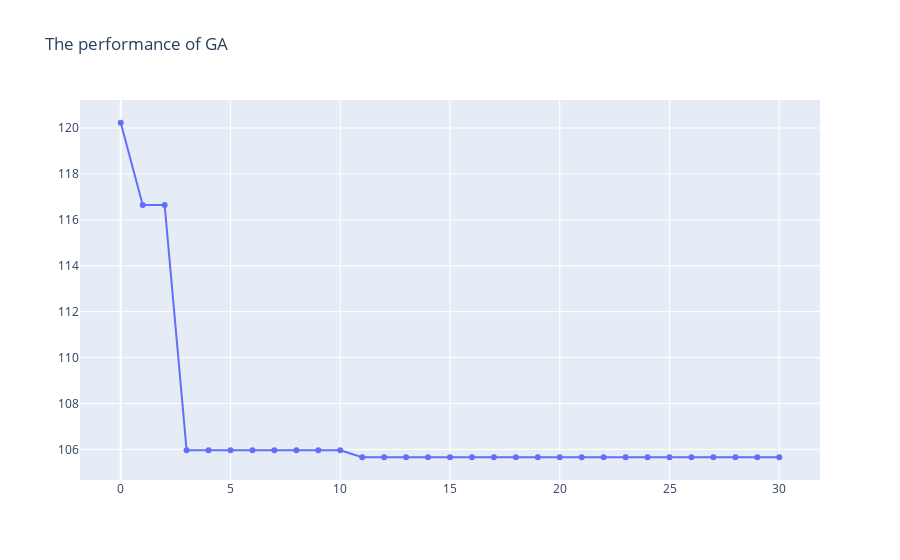

Notebook source saved alongside this figure:
### Code cell
gen = log.select("gen")
fit_mins = log.select("min")
import plotly.graph_objects as go
import numpy as np

x = np.arange(10)

fig = go.Figure(data=go.Scatter(x=gen, y=fit_mins, mode='lines+markers'))
fig.update_layout(title='The performance of GA')
fig.show()

### Figure 1 — Plotly figure (JSON) as saved in the notebook; plotly's stock layout.template omitted (floating-point values rounded to 4 significant figures)
{"data": [{"mode": "lines+markers", "type": "scatter", "x": [0, 1, 2, 3, 4, 5, 6, 7, 8, 9, 10, 11, 12, 13, 14, 15, 16, 17, 18, 19, 20, 21, 22, 23, 24, 25, 26, 27, 28, 29, 30], "y": [120.2, 116.6, 116.6, 106.0, 106.0, 106.0, 106.0, 106.0, 106.0, 106.0, 106.0, 105.7, 105.7, 105.7, 105.7, 105.7, 105.7, 105.7, 105.7, 105.7, 105.7, 105.7, 105.7, 105.7, 105.7, 105.7, 105.7, 105.7, 105.7, 105.7, 105.7]}], "layout": {"title": {"text": "The performance of GA"}}}
